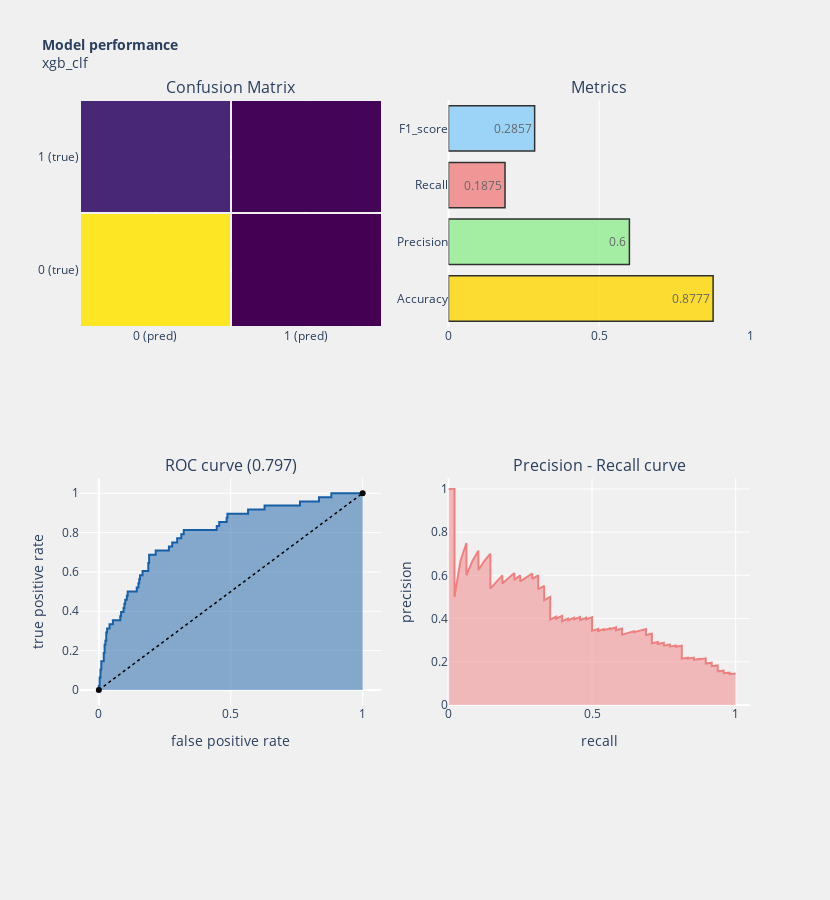

This figure's notebook cell:
### Code cell
xgb_clf = xgb.XGBClassifier(base_score=0.5, booster='gbtree', colsample_bylevel=1,
                           colsample_bytree=0.8, gamma=1.5, learning_rate=0.05,
                           max_delta_step=0, max_depth=3, min_child_weight=7, missing=None,
                           n_estimators=200, n_jobs=-1, nthread=None,
                           objective='binary:logistic', random_state=0, reg_alpha=0,
                           reg_lambda=1, scale_pos_weight=1, seed=None, silent=True,
                           subsample=0.6)

xgb_clf.fit(x_train, y_train)
y_pred = xgb_clf.predict(x_test)
y_score = xgb_clf.predict_proba(x_test)[:,1]

model_performance_plot('xgb_clf')
